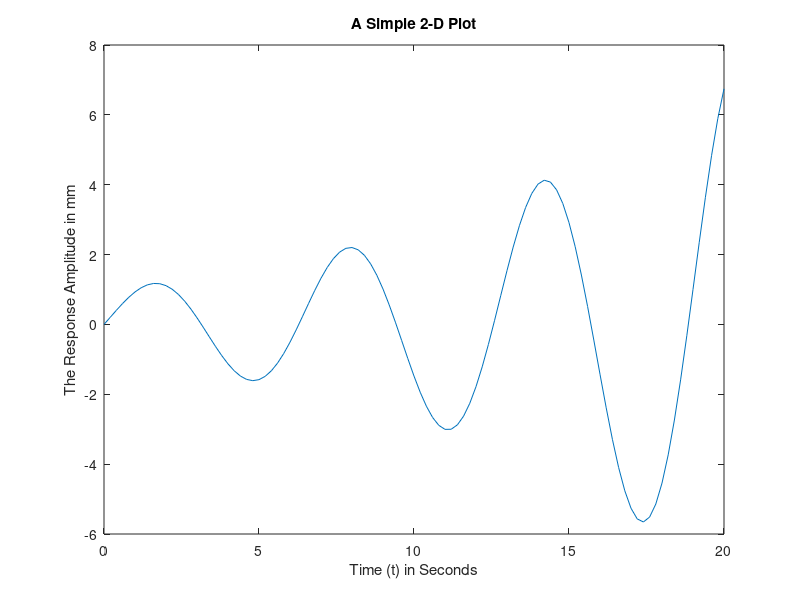

MATLAB code to generate this figure: (Note: this script raises an error after producing the figure.)
%% pratap_ch03.m  --  MATLAB code collected from the lab notebook sections:
%   - Pratap Chapter 3 — Interactive Computation
%   - Pratap Chapter 3 — Exercises
% Prompts (>>) and printed results are removed. Lines starting with %| are file contents
% (functions / classes): save them as separate files with the name shown in the notebook.

%% ===== Pratap Chapter 3 — Interactive Computation =====

%% 3.1.1 Input
A = [1 2 3; 4 5 6; 7 8 9];
u = [1 3 9]        % row vector
v = [1; 3; 9]      % column vector
g = 9.81;          % scalar

%% 3.1.2 Indexing
A = [1 2 3; 4 5 6; 7 8 9];
A(2,3)
A(3,3) = 9
B = A(2:3,1:3)
B = A(2:3,:)
B(:,2) = []
size(A)
[m,n] = size(A)
D(2,3) = 5

%% 3.1.3 Manipulation
B = [];
for k = 1:3, B = [B; k k+1 k+2]; end
B

%% Utility matrices
eye(3)
B = [ones(3) zeros(3,2); zeros(2,3) 4*eye(2)]
diag(B)'
diag(B,1)'
d = [2 4 6 8]; d1 = [-3 -3 -3]; d2 = [-1 -1];
D = diag(d) + diag(d1,1) + diag(d2,-2)

%% 3.1.4 Creating Vectors
a = 0:10:100
b = 0:pi/50:2*pi;
u = linspace(0,20,5)
v = logspace(0,3,4)

%% 3.2.1 Arithmetic operations
A = [1 2 3; 4 5 6; 7 8 9];
x = A(1,:)'
x'*x
x*x'
A*x
A^2
A.^2

%% 3.2.2 Relational operations
x = [1 5 3 7]; y = [0 2 8 7];
k = x < y
k = x == y
k = x ~= y
v = x(x > 4)

%% 3.2.3 Logical operations
x = [0 2 5 7];
find(x)
i = find(x > 5)

%% 3.2.4 Elementary math functions
q = [0 pi/2 pi]; x = [1 -1 -1 1]; y = [1 1 -1 -1];
sin(q)
atan(y./x)
atan2(y,x)
fix([-2.33 2.66])
floor([-2.33 2.66])
ceil([-2.33 2.66])
round([-2.33 2.66])
rem([-1.5 7],[2 3])

%% 3.2.5 Matrix functions
A = [1 2; 3 4];
Asqrt = sqrt(A)
Asqrt = sqrtm(A)
exp_A = exp(A)
exp_A = expm(A)

%% 3.2.6 Character strings
names = char('John','Ravi','Mary','Xiao');
howdy = char('Hi','Hello','Namaste');
c = [howdy(2,:) names(3,:)]
n = 10;
title(['Variance study with sample size n = ',int2str(n)])
for k = 1:3
    outputfile = ['result',int2str(k)];
    x = k; y = k^2;
    eval(['save ',outputfile,' x y'])
end

%% 3.3 Using Built-in Functions and On-line Help
lookfor determinant
help det
A = rand(10);
det(A)
lookfor eigenvalue
A = [5 -3 2; -3 8 4; 4 2 -9];
eig(A)
[eigvec,eigval] = eig(A)

%% 3.5 Plotting simple graphs
x = 0:0.2:20;
y = exp(0.1*x).*sin(x);
plot(x,y)
xlabel('Time (t) in Seconds')
ylabel('The Response Amplitude in mm')
title('A Simple 2-D Plot')
print resp_amp.eps -deps
fplot('exp(-.1*x).*sin(x)',[0, 20])
xlabel('x'), ylabel('f(x) = e^{x/10} sin(x)')
title('A function plotted with fplot')
ezplot('exp(-.1*x).*cos(x)',0,20)

%% ===== Pratap Chapter 3 — Exercises =====

%% Exercise 1
A = [2 6; 3 9]
B = [1 2; 3 4]
C = [-5 5; 5 3]

%% Exercise 2
A+B
B+A
(A+B)+C
A+(B+C)
5*(A+B)
5*A + 5*B
A*(B+C)
A*B + A*C
A*B
A*C
B*A

%% Exercise 3
D = zeros(2,3)
E = 5*eye(3)
F = 3*ones(2)

%% Exercise 4
G = [A zeros(2,4); zeros(2,2) B zeros(2,2); zeros(2,4) C]

G = blkdiag(A,B,C);

G = zeros(6);
G(1:2,1:2) = A;
G(3:4,3:4) = B;
G(5:6,5:6) = C;
G

%% Exercise 5
H = G;
H(end,:) = [];
H(:,end) = [];
H

%% Exercise 6
A = ones(20);
A(6:15,6:15) = 0;
spy(A)
A(1:5,16:20) = 0;
A(16:20,1:5) = 0;
figure
spy(A)

%% Exercise 7
A = diag(1:6) + diag(7:11,1) + diag(12:15,2)
A = A + triu(A,1)'

%% Exercise 8
A = rand(10);
A = 100*A;
A = fix(A);
A(A < 10) = 0;
A(A > 90) = inf;
b = A(A >= 30 & A <= 50);
